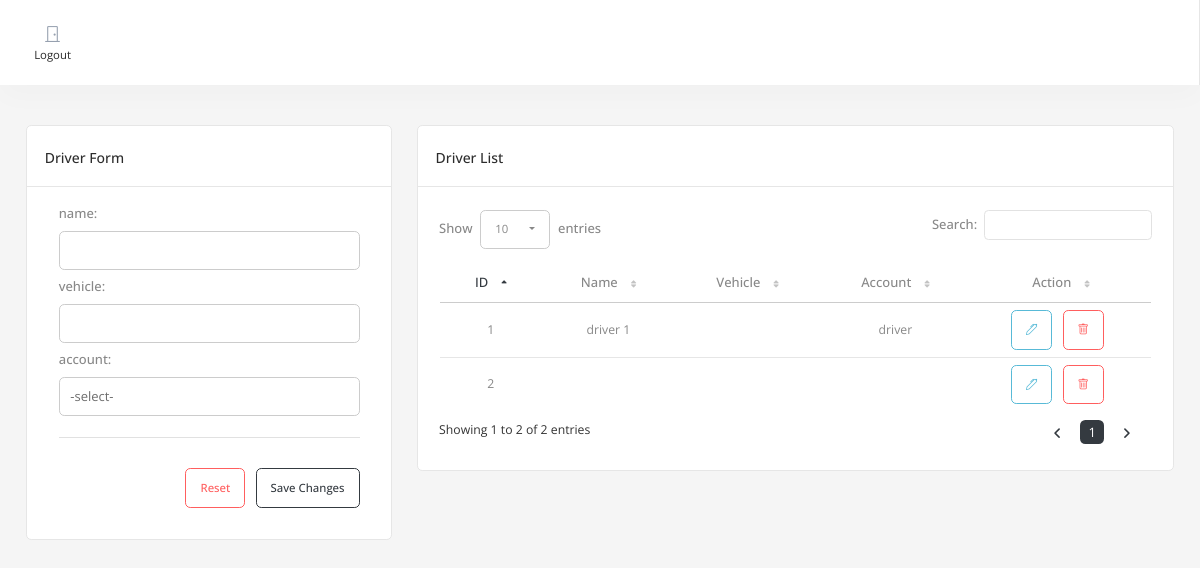
Page /driver.php on the committed database.
### tables this page shows
CREATE TABLE `tbl_driver` (
  `tbl_driver_id` int(11) NOT NULL,
  `driver_name` text NOT NULL,
  `vehicle` text NOT NULL,
  `tbl_account_id` int(11) NOT NULL
);

CREATE TABLE `tbl_account` (
  `tbl_account_id` int(11) NOT NULL,
  `username` text NOT NULL,
  `password` text NOT NULL,
  `account_type` text NOT NULL
);

### class/method.php (called while the page is built, shortened)
<?php
class method
{
    function __construct()
    {
        $servername = "localhost";
        $username = "root";
        $password = "";
        $database = "db_agrikulture";
        try {
            $conn = new PDO(
                "mysql:host=$servername;dbname=$database",
                $username,
                $password
            );
            $conn->setAttribute(PDO::ATTR_ERRMODE, PDO::ERRMODE_EXCEPTION);
            $this->conn = $conn;
        } catch (PDOException $e) {
            echo "Connection failed: " . $e->getMessage();
            die;
        }
    }
    function selectRaw()
    {
        $sql = $this->sql;
        $stmt = $this->conn->prepare($sql);
        $stmt->execute();
        return $stmt->fetchAll(PDO::FETCH_ASSOC);
    }
}
$m = new method();

### driver.php (the view, shortened to what this page needs)
<?php
include "layout/header.php";
?>
<div class='container-fluid'>
    <div class='row mt-3'>
        <div class="col-lg-4 col-sm-12 mb-3">
            <div class="">
                <div class="">
                    <div class="card">
                        <div class="card-header">
                            <div>
                                <h4 class="card-title">driver Form</h4>
                            </div>
                        </div>
                        <div class="card-body">
                            <div class="basic-form ps-3 pe-3 pb-3">
                                <form method="post" action="functions/post.php" class="form-valide-with-icon needs-validation" novalidate id="frm-row" enctype="multipart/form-data">
                                    <div id="form-div-driver">
                                        <div class="form-source">
                                            <div class='row'>
                                                <div class='col-md-12 form-group '>
                                                    <div class='row mb-2'>
                                                        <label for='driver-driver_name' class="text-label form-label">name:</label>
                                                        <div class=''>
                                                            <input type='text' name='tbl_driver-driver_name[]' id='driver-driver_name' class='form-control editable ' value='' required>
                                                        </div>
                                                    </div>
                                                </div>
                                                <div class='col-md-12 form-group '>
                                                    <div class='row mb-2'>
                                                        <label for='driver-vehicle' class="text-label form-label">vehicle:</label>
                                                        <div class=''>
                                                            <input type='text' name='tbl_driver-vehicle[]' id='driver-vehicle' class='form-control editable ' value='' required>
                                                        </div>
                                                    </div>
                                                </div>
                                                <div class='col-md-12 form-group '>
                                                    <div class='row mb-2'>
                                                        <label for='driver-tbl_account_id' class="text-label form-label">account:</label>
                                                        <div class=''>
                                                            <select name='tbl_driver-tbl_account_id[]' id='driver-tbl_account_id' class='form-control editable ' required>
                                                                <option value=''>-select-</option>
                                                                <?php
                                                                $sql = "SELECT * FROM tbl_account";
                                                                $m->sql = $sql;
                                                                ?>
                                                            </select>
                                                        </div>
                                                    </div>
                                                </div>
                                            </div>
                                        </div>
                                    </div>
                                    <div class='row'>
                                        <div class='col-12 text-end add-btns'>
                                            <hr style="margin-bottom: 30px">
                                            <button type='reset' class='btn btn-outline-danger me-2'>Reset</button>
                                            <button type='submit' class='btn btn-outline-primary'>Save Changes</button>
                                        </div>
                                    </div>
                                </form>
                            </div>
                        </div>
                    </div>
                </div>
            </div>
        </div>
        <div class="col-lg-8 mb-3">
            <div class="row">
                <div class="col-lg-12">
                    <div class="card dz-card">
                        <div class="card-header flex-wrap">
                            <div>
                                <h4 class="card-title">driver List</h4>
                            </div>
                        </div>
                        <div class="tab-content">
                            <div class="tab-pane fade show active p-4">
                                <?php
                                $sql = "SELECT * FROM tbl_driver  LEFT JOIN tbl_account ON tbl_account.tbl_account_id=tbl_driver.tbl_account_id";
                                $m->sql = $sql;
                                $record = $m->selectRaw();
                                ?>
                                <div class="table-responsive">
                                    <table id="datatable-driver" class="dt-table display table" style="width: calc(100% - 2px)">
                                        <thead>
                                            <tr class='text-center'>
                                                <td class='text-center'>
                                                    <label class='mb-0'>ID</label>
                                                </td>
                                                <td class='text-center'>
                                                    <label class='mb-0'>Name</label>
                                                </td>
                                                <td class='text-center'>
                                                    <label class='mb-0'>Vehicle</label>
                                                </td>
                                                <td class='text-center'>
                                                    <label class='mb-0'>Account</label>
                                                </td>
                                                <td class=" text-center">
                                                    <label class='mb-0'>Action</label>
                                                </td>
                                            </tr>
                                        </thead>
                                        <tbody>
                                            <?php
                                            foreach ($record as $k => $r) {
                                                extract($r);
                                            ?>
                                                <tr>
                                                    <td class="text-center">
                                                        <?= $tbl_driver_id; ?></td>
                                                    <td class="text-center">
                                                        <?= $driver_name; ?></td>
                                                    <td class="text-center">
                                                        <?= $vehicle; ?></td>
                                                    <td class="text-center">
                                                        <?= $username; ?></td>
                                                    <td class="text-center ">
                                                        <button type="button" class="btn btn-outline-info btn-action me-2" onclick="editInfo(<?= $k ?>)"><i class="bi bi-pen"></i></button>
                                                        <button type="button" class="btn btn-outline-danger btn-action me-2" onclick="deleteInfo('tbl_driver','tbl_driver_id',<?= $tbl_driver_id;  ?>)"><i class="bi bi-trash"></i></button>
                                                    </td>
                                                </tr>
                                            <?php
                                            }
                                            ?>
                                        </tbody>
                                    </table>
                                </div>
                            </div>
                        </div>
                    </div>
                </div>
            </div>
        </div>
    </div>
</div>
<?php
include "layout/footer.php";
?>

### layout/header.php (style rules this page uses)
.dt-table tbody tr td.sorting_1 span, .dt-table thead tr td.sorting_asc label, .dt-table thead tr td.sorting_desc label, table.dataTable thead td.sorting_asc:after, table.dataTable thead td.sorting_desc:after { color: var(--primary) !important; }

### rows in the picture
tbl_driver: tbl_driver_id "1", driver_name "driver 1", tbl_account.username "driver"
tbl_driver: tbl_driver_id "2"
